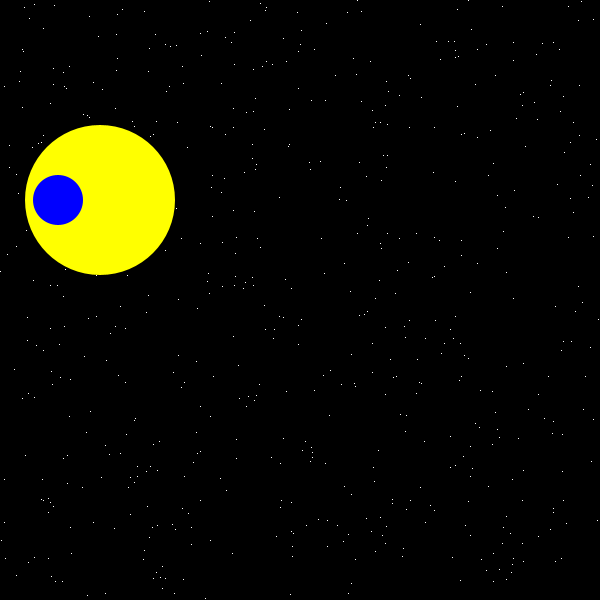
Frame 1 (no input)
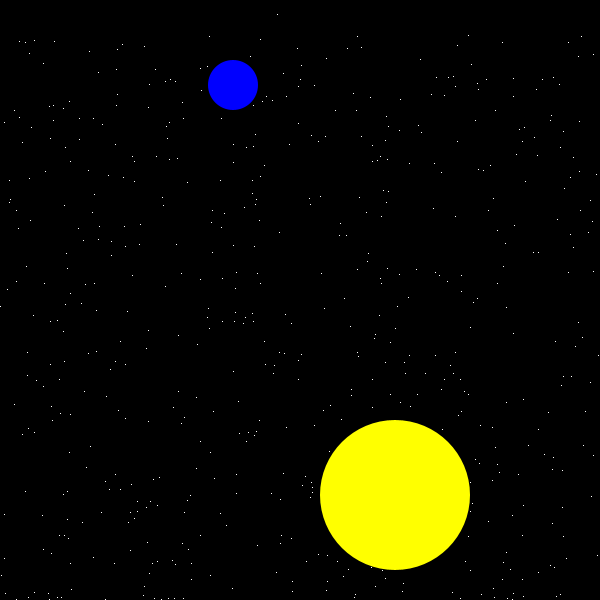
Frame 60 (the mouse pressed at the canvas centre just before this capture)
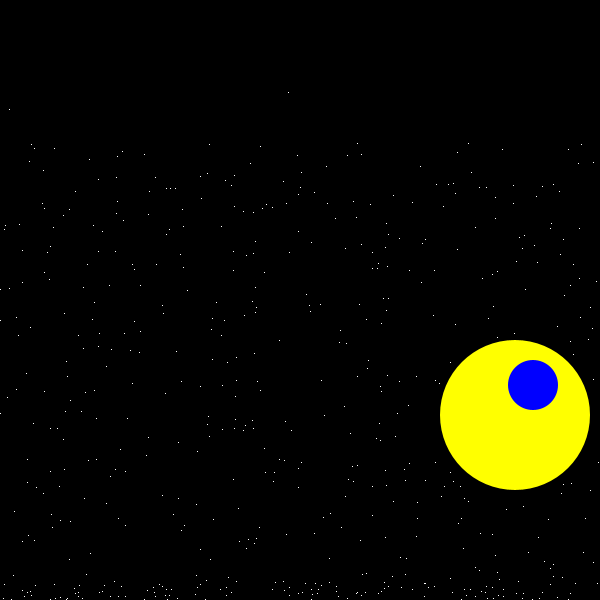
Frame 120 (the mouse held since frame 60 and released just before this capture)

The Processing sketch that drew these frames (run headless with seeded random() and noise(); from frame 60 on, the mouse is pressed at the canvas centre):

// Processing sketch: intro_to_programming_1
// ── intro_to_programming_1.pde
Planet earth;
Planet sun;

ArrayList<Meteor> mets;

void setup() {
  size(600, 600);
  frameRate(25);
  
  initBackground();
  
  earth = new Planet();
  earth.name = "Earth";
  earth.myColor = color(0, 0, 255);
  earth.dx = earth.dy = -5;
  earth.loc[0] = 58;

  sun = new Planet();
  sun.name = "Sun";
  sun.mySize = 150;
  sun.dx = sun.dy = 5;

  mets = new ArrayList<Meteor>();
}

void draw() {
  drawBackground();

  sun.drawPlanet();
  earth.drawPlanet();

  for ( Meteor met : mets) {
    met.drawPlanet();
  }
}

void mouseClicked() {
  mets.add( new Meteor() );
}

void keyPressed() {
  if ( key == 'd' ){
    if ( !mets.isEmpty() ) {
      mets.remove(0);
    }
  } else if ( key == 'f' ) {
    for ( int i = 0; i < mets.size(); i++) {
      Meteor met = (Meteor) mets.get(i);
      if ( !met.followMouse ){
        met.followMouse = true;
        break;
      }
    }
  } else if ( key == 's' ) {
    for ( int i = 0; i < mets.size(); i++) {
      Meteor met = (Meteor) mets.get(i);
      if ( met.followMouse ){
        met.followMouse = false;
        break;
      }
    }
  }
}


// ── Background.pde
/* OpenProcessing Tweak of *@*http://www.openprocessing.org/sketch/17163*@* */
/* !do not delete the line above, required for linking your tweak if you upload again */
class particle{
  PVector x;
  PVector v;
  PVector f;
  particle(){
    x = new PVector(random(0,width),random(0,height));
    v = new PVector();
    f = new PVector();
  }
  void update(){
    v.add(f);
    f = new PVector(0,0.02);
    x.add(v);
  }
}
ArrayList particles;
float diam = 5;
float suck = 1.2;
float k = 0.1;
float c = 0.01;

void initBackground(){
    background(0);

 // size(200,200);
  // fill(0,64);
  noStroke();
  particles = new ArrayList();
  for(int i=0;i<600;i++){
    particles.add(new particle());
  }
}
void drawBackground(){
  if(frameCount%30==0){println(frameRate);}
  background(0);
 // rect(0,0,width,height);
  for(int i=1;i<particles.size();i++){
    particle A = (particle) particles.get(i);
    for(int j=0;j<i;j++){
      particle B = (particle) particles.get(j);
      PVector dx = PVector.sub(B.x,A.x);
      if(abs(dx.x)<diam*suck){
        if(abs(dx.y)<diam*suck){
          if(dx.mag()<diam*suck){
            float restore = (diam - dx.mag())*k;
            dx.normalize();
            float dampen = dx.dot(PVector.sub(B.v,A.v))*c;
            dx.mult(restore - dampen);
            A.f.sub(dx);
            B.f.add(dx);
          }
        }
      }
    }
  }
  for(int i=0;i<particles.size();i++){
    particle A = (particle) particles.get(i);
    /*
    PVector mouseV = new PVector(mouseX,mouseY);
    PVector pmouseV = new PVector(pmouseX,pmouseY);
    if(mousePressed){
      PVector dx = PVector.sub(A.x,mouseV);
      float pushrad = 8;
      if(abs(dx.x)<pushrad){
        if(abs(dx.y)<pushrad){
          if(dx.mag()<pushrad){
//            dx.normalize();
//            A.f.add(PVector.mult(dx,0.8));
            A.v.add(PVector.mult(PVector.sub(
              PVector.sub(mouseV,pmouseV),A.v),0.2));
          }
        }
      }
    }
    */
    
    boolean dampen = false;
    if(A.x.x<0){
      A.f.x -= A.x.x*k;
      dampen = true;
    };
    if(A.x.x>width){
      A.f.x -= (A.x.x-width)*k;
      dampen = true;
    };
    if(A.x.y<0){
      A.f.y -= A.x.y*k;
      dampen = true;
    };
    if(A.x.y>height){
      A.f.y -= (A.x.y-height)*k;
      dampen = true;
    };
    if(dampen){A.v.mult(0.9);}
    A.update();
    set(int(A.x.x),int(A.x.y),color(255));
  }
}


// ── Planet.pde
public class Planet{
  int[] loc;
  color myColor;
  int mySize;
  int dx, dy;
  String name;
  
  public Planet(){
    println("making a planet");
    loc = new int[2];
    assignDefaultValues();
  }
  
  void assignDefaultValues(){ 
    println("assigning values");
    name = "a planet";
    loc[0] = 100;
    loc[1] = 200;
    myColor = color(255,255,0);
    mySize = 50;
    dx = dy = 10;
  }
  
  boolean isCollidingX(int x0, int x1) { // new function
    if ( loc[0] + mySize / 2 >= x0 || loc[0] - mySize / 2 <= x1 )
      return true;
    return false;
  }

  boolean isCollidingY(int y0, int y1) { // new function
    if ( loc[1] + mySize / 2 >= y0 || loc[1] - mySize / 2 <= y1 )
      return true;
    return false;
  }

  void checkEdgeBounce() { // new function
    if (loc[0]<0 || loc[0] > width  ) // check horizontal edge crossing
      dx *= -1;
    if ( loc[1]<0 || loc[1] > height ) // check vertical edge crossing
      dy *= -1;
  }
  
  void drawPlanet(){
    fill(myColor);
    ellipse(loc[0], loc[1], mySize, mySize);
    checkEdgeBounce();
    loc[0] += dx;
    loc[1] += dy;
    
  }
}

public class Meteor extends Planet {
  
  boolean followMouse;
  
  public Meteor(){
    super();
    println("actually im a meteor");
    
    myColor = color( random(255), random(255), random(255) );
    
    dx = (int) random(3, 17);
    dy = (int) random(3, 17);
    
    followMouse = false;
  }
  
  void drawPlanet(){
    if ( followMouse ) {
      fill(myColor);
      loc[0] = mouseX;
      loc[1] = mouseY;
      ellipse(loc[0], loc[1], mySize, mySize);
    }
    else{
      super.drawPlanet();
    }
    
  }
  
}
